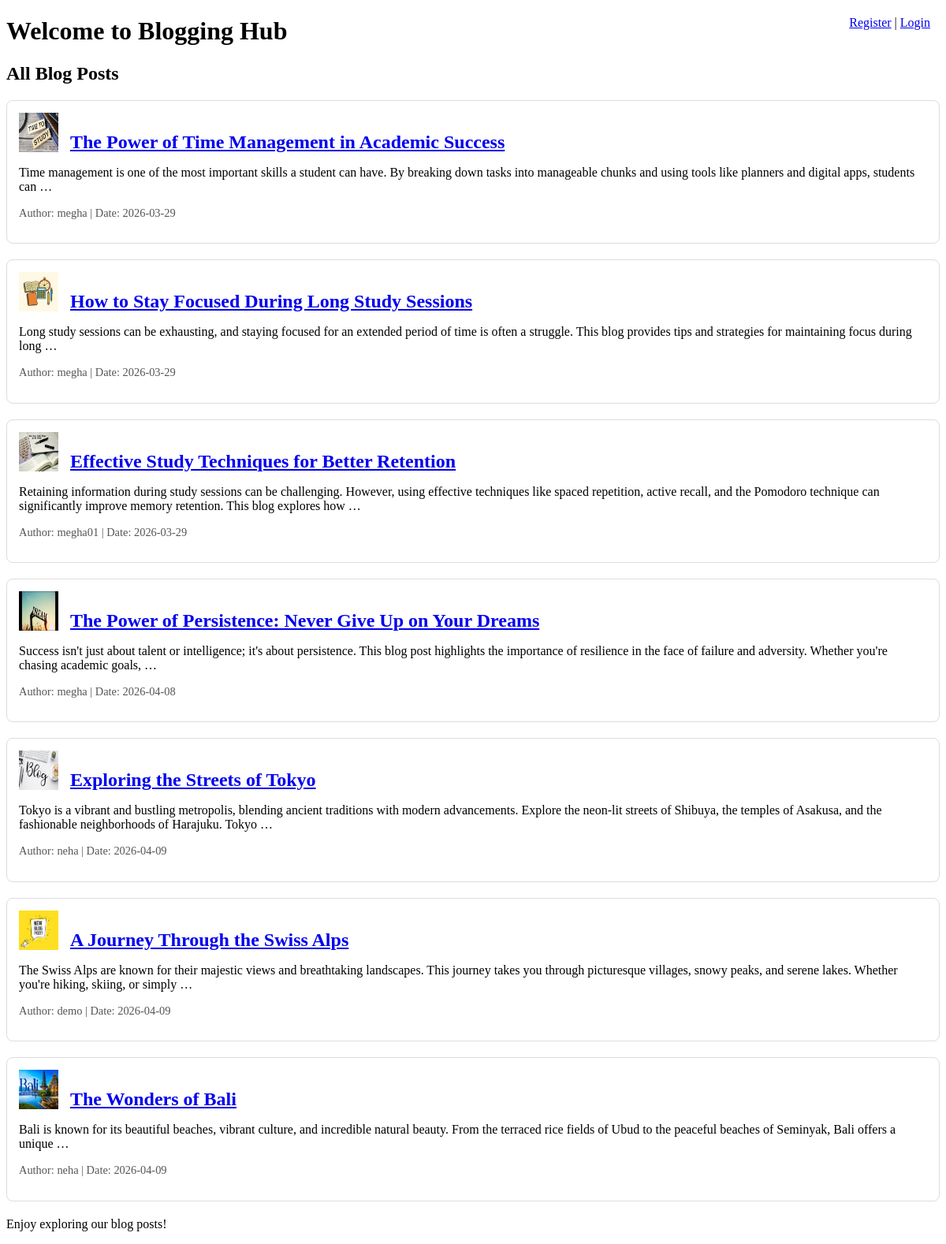
The page / on the database its author committed.
### blog/models.py (models this page shows, shortened)
class BlogPost(models.Model):
    title=models.CharField(max_length=255)
    description=models.TextField()
    image=models.ImageField(upload_to='blog_images/', blank=True,null=True )
    created_at=models.DateTimeField(auto_now_add=True)
    updated_at=models.DateTimeField(auto_now=True)
    author=models.ForeignKey(User,on_delete=models.CASCADE)

### blog/views.py (the view)
# urls.py: path('', views.home, name='home'),  # Home route (if needed)
def home(request):
    posts = BlogPost.objects.all()
    return render(request, 'home.html', {'posts': posts})

### blog/templates/home.html (shortened to what this page needs)
<!DOCTYPE html>
<html lang="en">
<head>
</head>
<body>
    <h1>Welcome to Blogging Hub</h1>
    <div class="auth-links">
        {% if user.is_authenticated %}
            <a href="{% url 'logout' %}">Logout</a>
        {% else %}
            <a href="{% url 'register' %}">Register</a> |
            <a href="{% url 'login' %}">Login</a>
        {% endif %}
    </div>
    <h2>All Blog Posts</h2>
    {% if posts %}
        <div class="blog-list">
            {% for post in posts %}
                <div class="blog-post">
                    <img src="{% if post.image %}{{ post.image.url }}{% else %}https://via.placeholder.com/50{% endif %}" alt="{{ post.title }}">
                    <h3><a href="{% url 'view_blog' post.pk %}">{{ post.title }}</a></h3>
                    <p>{{ post.description|truncatewords:30 }}</p>
                    <p class="author">Author: {{ post.author.username }} | Date: {{ post.created_at|date:"Y-m-d" }}</p>
                </div>
            {% endfor %}
        </div>
    {% else %}
        <p>No blog posts available.</p>
    {% endif %}
    <footer>
        <p>Enjoy exploring our blog posts!</p>
    </footer>
</body>
</html>

### blog/templates/home.html (style rules this page uses)
.auth-links { position: absolute; right: 20px; top: 20px; }
.blog-post { margin: 20px 0; padding: 15px; border: 1px solid #ddd; border-radius: 8px; }
.blog-post img { width: 50px; height: 50px; float: left; margin-right: 15px; }
.blog-post h3 { font-size: 1.5em; margin-bottom: 10px; }
.blog-post p { font-size: 1em; }
.blog-post .author { font-size: 0.9em; color: #555; }

### rows shown on the page
BlogPost: image (picture), title "The Power of Time Management in Academic Success", description "Time management is one of the most important skills a student can have. By breaking down tasks into manageable chunks and using tools like planners and digital apps, students can …", author.username "megha", created_at "2026-03-29"
BlogPost: image (picture), title "How to Stay Focused During Long Study Sessions", description "Long study sessions can be exhausting, and staying focused for an extended period of time is often a struggle. This blog provides tips and strategies for maintaining focus during long …", author.username "megha", created_at "2026-03-29"
BlogPost: image (picture), title "Effective Study Techniques for Better Retention", description "Retaining information during study sessions can be challenging. However, using effective techniques like spaced repetition, active recall, and the Pomodoro technique can significantly improve memory retention. This blog explores how …", author.username "megha01", created_at "2026-03-29"
BlogPost: image (picture), title "The Power of Persistence: Never Give Up on Your Dreams", description "Success isn't just about talent or intelligence; it's about persistence. This blog post highlights the importance of resilience in the face of failure and adversity. Whether you're chasing academic goals, …", author.username "megha", created_at "2026-04-08"
BlogPost: image (picture), title "Exploring the Streets of Tokyo", description "Tokyo is a vibrant and bustling metropolis, blending ancient traditions with modern advancements. Explore the neon-lit streets of Shibuya, the temples of Asakusa, and the fashionable neighborhoods of Harajuku. Tokyo …", author.username "neha", created_at "2026-04-09"
BlogPost: image (picture), title "A Journey Through the Swiss Alps", description "The Swiss Alps are known for their majestic views and breathtaking landscapes. This journey takes you through picturesque villages, snowy peaks, and serene lakes. Whether you're hiking, skiing, or simply …", author.username "demo", created_at "2026-04-09"
BlogPost: image (picture), title "The Wonders of Bali", description "Bali is known for its beautiful beaches, vibrant culture, and incredible natural beauty. From the terraced rice fields of Ubud to the peaceful beaches of Seminyak, Bali offers a unique …", author.username "neha", created_at "2026-04-09"
